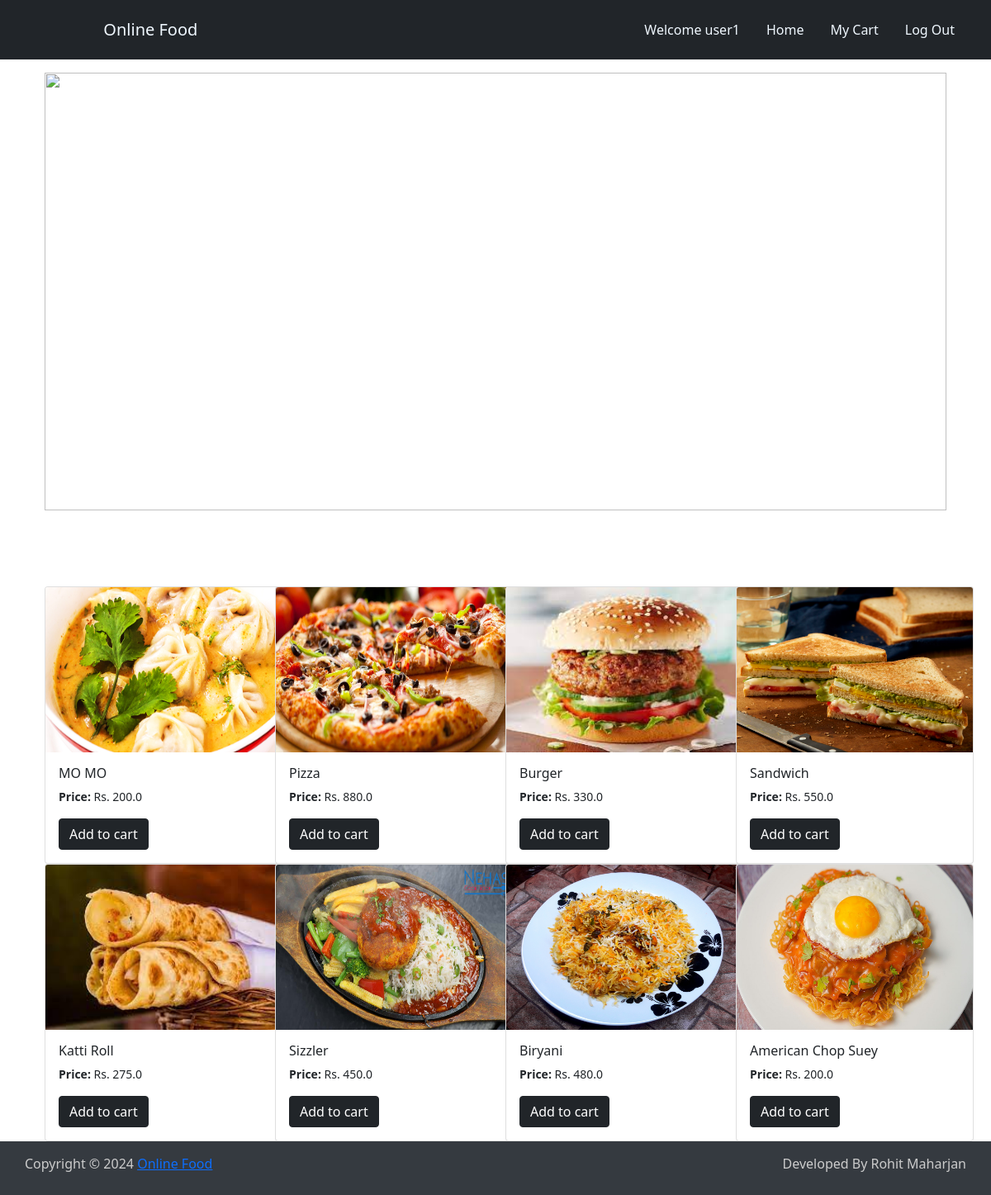
Page / (signed in) on the committed database.
### onlinefood/models.py (models this page shows, shortened)
class Item(models.Model):
    title = models.CharField(max_length=150)
    price = models.FloatField()
    pieces = models.IntegerField()
    image = models.ImageField(upload_to='images')
    slug = models.SlugField(max_length=255, unique=True)
    created_by = models.ForeignKey(User, on_delete=models.CASCADE)

### onlinefood/views.py (the view)
# urls.py: path('', views.index, name='index'),
def index(request):
    data=Item.objects.all()
    if request.method=='POST':
        itemid=int(request.POST['item-id'])
        itemtitle=request.POST['item-title']
        citems=CartItems(userid=request.user,item=Item.objects.get(id=itemid),itemtitle=itemtitle)
        citems.save()
    return render(request, 'index.html',{'data':data})

### onlinefood/templates/index.html (shortened to what this page needs)
{% extends 'layout.html' %}
{% load static%}
{% block content %}
<div class="container">
<div class="home">
  <div id="carouselExampleCaptions" class="carousel slide mb-5" data-ride="carousel" style="height: 550px;">
      <div class="carousel-inner">
        <div class="carousel-item active">
          <img src="{% static '/images/dishes.jpg'%}" class="d-block w-100" alt="" height="530px" width="100px">
          <div class="carousel-caption d-none d-md-block">
            <h1>Food</h1>
          </div>
        </div>
      </div>
      <a class="carousel-control-prev" href="#carouselExampleCaptions" role="button" data-slide="prev">
        <span class="carousel-control-prev-icon" aria-hidden="true"></span>
        <span class="sr-only">Previous</span>
      </a>
      <a class="carousel-control-next" href="#carouselExampleCaptions" role="button" data-slide="next">
        <span class="carousel-control-next-icon" aria-hidden="true"></span>
        <span class="sr-only">Next</span>
      </a>
  </div>
</div>
<br>
<div class="row">
    {% if data %}
  {% for i in data %}
  <div class="col-md-3">
    <div class="card" style="width: 18rem;">
      <img src="{{i.image.url }}" class="card-img-top" alt="..." height="200px" style="background-size: cover;">
      <div class="card-body">
        <form method="POST">
        <h6 class="card-title">{{i.title}}</h6>
        <p class="card-text small"><b> Price: </b>Rs. {{i.price}}</p>
        {% if user.is_authenticated %}
        <input type="submit" value="Add to cart" class="btn btn-dark" >
        {% else %}
          <a href="{% url 'login' %}" class="btn btn-dark">Add to cart</a>
        {% endif %}
      </form>
      </div>
    </div>
  </div>
    {% endfor %}
   {% else %}
    No item found
   {% endif %}
</div>
</div>
{% endblock %}

### onlinefood/templates/layout.html (shortened to what this page needs)
<!DOCTYPE html>
{% load static %}
<html lang="en">
<head>
  <link rel="stylesheet" href="{% static 'css/bootstrap.css' %}">
  <link rel="stylesheet" href="{% static 'css/bootstrap.min.css' %}">
  <link rel="stylesheet" href="{% static 'custom.css' %}">
</head>
<body>
    <div class="container-fluid">
        <div class="row align-items-center mb-3 p-3 bg-dark" >
            <div class="col-md-3">
                <a class="navbar-brand " href="{% url 'index' %}" style="color: aliceblue;">Online Food</a>
              </div>
              <div class="col-md-8" >
                <nav>
                    <ul class="nav nav-pills justify-content-end "  >
                        {% if user.is_authenticated %}
                        <li class="nav-item" ><a class="nav-link" style="color: aliceblue;" href="" >Welcome {{request.user.username}}</a></li>
                        {% endif %}
                        <li class="nav-item" ><a class="nav-link" style="color: aliceblue;" href="{% url 'index' %}" >Home</a></li>
                        {% if user.is_authenticated %}
                        <li class="nav-item"><a class="nav-link" style="color: aliceblue;" href="{% url 'cart' %}"> My Cart</a></li>
                        <li class="nav-item"><a class="nav-link" style="color: aliceblue;" href="{% url 'logout' %}"> Log Out</a></li>
                        {% endif %}
                      </ul>
                </nav>
            </div>
        </div>
        <div class='container'>
            {% block content %}
            {% endblock%}
        </div>
        <div class="row footers">
            <div class="footer_bottom">
                <p class="copyright">Copyright &copy; {% now 'Y' %} <a href="{% url 'index' %}">Online Food</a></p>
                <p class="developer">Developed By Rohit Maharjan</p>
            </div>
        </div>
    </div>
</body>
</html>

### onlinefood/static/custom.css (style rules this page uses)
.footer_bottom { float: left; display: inline; width: 100%; padding: 10px 30px; background-color: #353a40; color: #ccc; }
.copyright { float: left; width: 50%; text-align: left; padding-top: 5px; }
.developer { float: right; width: 50%; text-align: right; padding-top: 5px; }

### rows in the picture
Item: image (picture), title "MO MO", price "200.0"
Item: image (picture), title "Pizza", price "880.0"
Item: image (picture), title "Burger", price "330.0"
Item: image (picture), title "Sandwich", price "550.0"
Item: image (picture), title "Katti Roll", price "275.0"
Item: image (picture), title "Sizzler", price "450.0"
Item: image (picture), title "Biryani", price "480.0"
Item: image (placeholder picture), title "American Chop Suey", price "200.0"

### other values in the picture
{{ request.user.username }} "user1"
